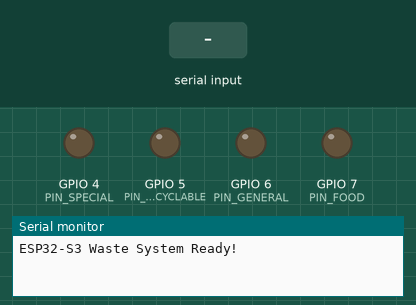
Recording of a sketch running on a simulated ESP32-S3. Parts: output pins drawn as LEDs (lit = HIGH), the last lines printed to the serial monitor. Inputs (shaded band) come from the test bench.

Above: at 3.3 s.
3.4 s: "1\n" received over Serial
At 3.7 s:
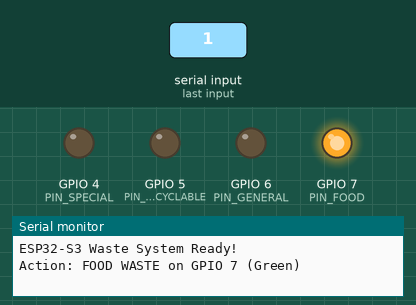
4.9 s: "2\n" received over Serial
At 6.0 s:
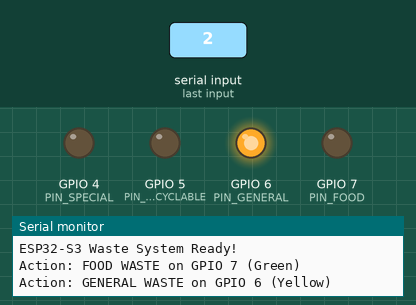
Timing chart, 0 to 7.9 s (numbered marks = the images above; inputs shaded):
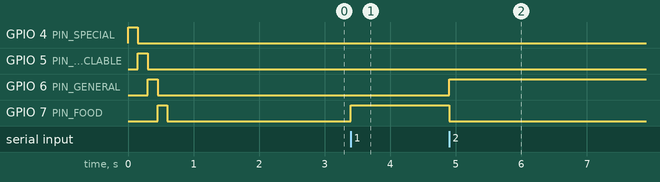

The sketch:

esp32_firmware.ino
```cpp
// ESP32-S3 Waste Classification Controller (GPIO 4-7)
// '0' -> STANDBY / BACKGROUND (turn  off led)
// '1' -> FOOD WASTE (GPIO 7 - green led)
// '2' -> GENERAL WASTE (GPIO 6 - yellow led)
// '3' -> RECYCLABLE WASTE (GPIO 5 - white led)
// '4' -> SPECIAL WASTE (GPIO 4 - red led)

const int PIN_SPECIAL    = 4; // GPIO 4 (Special Waste - red led)
const int PIN_RECYCLABLE = 5; // GPIO 5 (Recyclable Waste - white led)
const int PIN_GENERAL    = 6; // GPIO 6 (General Waste - yellow led)
const int PIN_FOOD       = 7; // GPIO 7 (Food Waste - green led)

void turnOffAll() {
  digitalWrite(PIN_SPECIAL, LOW);
  digitalWrite(PIN_RECYCLABLE, LOW);
  digitalWrite(PIN_GENERAL, LOW);
  digitalWrite(PIN_FOOD, LOW);
}

void setup() {
  Serial.begin(115200);

  pinMode(PIN_SPECIAL, OUTPUT);
  pinMode(PIN_RECYCLABLE, OUTPUT);
  pinMode(PIN_GENERAL, OUTPUT);
  pinMode(PIN_FOOD, OUTPUT);


  turnOffAll();
  digitalWrite(PIN_SPECIAL, HIGH);    delay(150); digitalWrite(PIN_SPECIAL, LOW);
  digitalWrite(PIN_RECYCLABLE, HIGH); delay(150); digitalWrite(PIN_RECYCLABLE, LOW);
  digitalWrite(PIN_GENERAL, HIGH);    delay(150); digitalWrite(PIN_GENERAL, LOW);
  digitalWrite(PIN_FOOD, HIGH);       delay(150); digitalWrite(PIN_FOOD, LOW);
  turnOffAll();

  Serial.println("\nESP32-S3 Waste System Ready!");
}

void loop() {
  if (Serial.available() > 0) {
    char cmd = Serial.read();

    if (cmd == '\r' || cmd == '\n' || cmd == ' ') return;

    turnOffAll(); //

    switch (cmd) {
      case '0': // BACKGROUND /
        Serial.println("Action: STANDBY (All LEDs OFF)");
        break;

      case '1': // FOOD WASTE -> 绿灯 (GPIO 7)
        digitalWrite(PIN_FOOD, HIGH);
        Serial.println("Action: FOOD WASTE on GPIO 7 (Green)");
        break;

      case '2': // GENERAL WASTE -> yellow led (GPIO 6)
        digitalWrite(PIN_GENERAL, HIGH);
        Serial.println("Action: GENERAL WASTE on GPIO 6 (Yellow)");
        break;

      case '3': // RECYCLABLE WASTE -> white led (GPIO 5)
        digitalWrite(PIN_RECYCLABLE, HIGH);
        Serial.println("Action: RECYCLABLE WASTE on GPIO 5 (Blue)");
        break;

      case '4': // SPECIAL WASTE -> red led (GPIO 4)
        digitalWrite(PIN_SPECIAL, HIGH);
        Serial.println("Action: SPECIAL WASTE on GPIO 4 (Red)");
        break;

      default:
        break;
    }
  }
}
```

Measured:
- after the input at 3.4 s, GPIO 7 (PIN_FOOD): LOW → HIGH at once
- after the input at 4.9 s, GPIO 6 (PIN_GENERAL): LOW → HIGH at once; GPIO 7 (PIN_FOOD): HIGH → LOW at once
